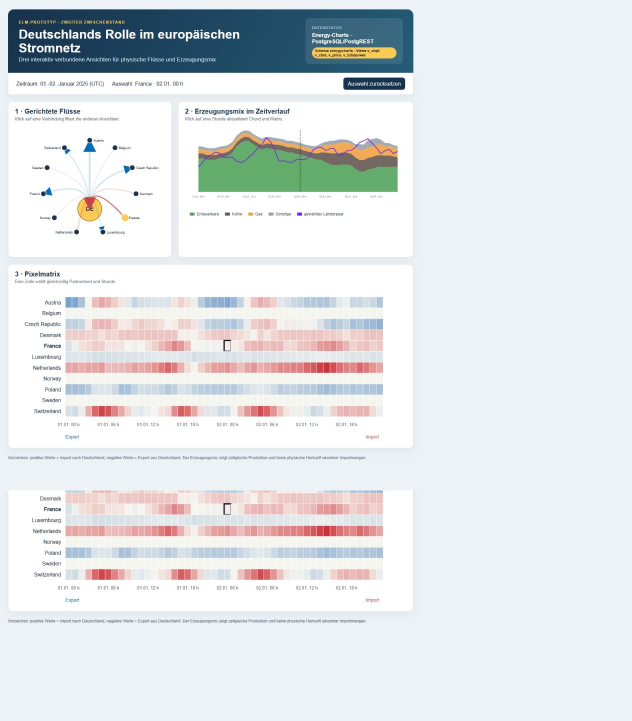
#> input picture experiments/figures/elm_dashboard_full.png, 1264 x 1442 px (shown at 1/2 size)
$ python crop_elm_screenshots.py
#> lines starting #> are read from the running program, lines starting #| are printed output that depends on the picture; pictures that were not available may be replaced by others from this repository, and a replacement may not be noted
from pathlib import Path

from PIL import Image


ROOT = Path(__file__).resolve().parents[1]
FIGURES = ROOT / "experiments" / "figures"
SOURCE = FIGURES / "elm_dashboard_full.png"


def main() -> None:
    Image.open(SOURCE).save(FIGURES / "elm_dashboard.png")
    top = Image.open(FIGURES / "viewport_top.png")
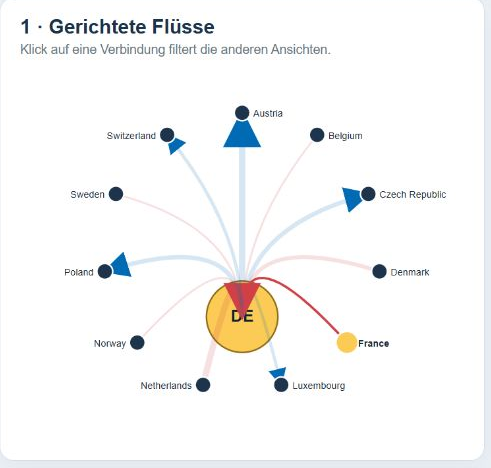
#> input picture report/abbildungen/elm_chord.png, 491 x 468 px, given in place of viewport_top.png, which was not available
#> top is the input picture: PIL image 491x468 RGB; mean R, G, B 246.9, 246.9, 246.1
    matrix = Image.open(FIGURES / "viewport_matrix.png")
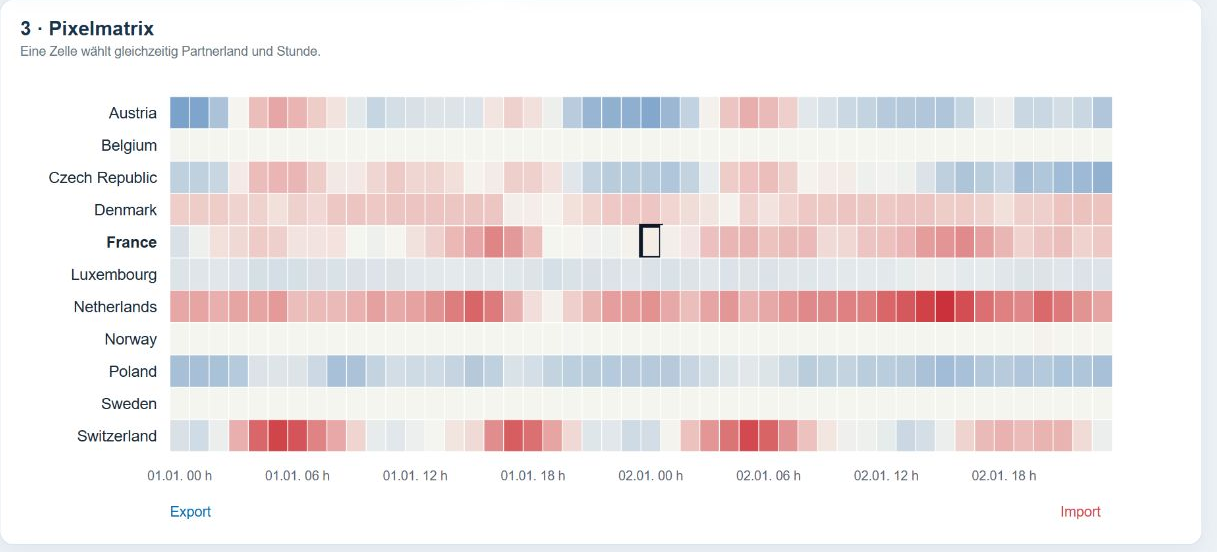
#> input picture report/abbildungen/elm_matrix.png, 1217 x 552 px, given in place of viewport_matrix.png, which was not available
#> matrix is the input picture: PIL image 1217x552 RGB; mean R, G, B 239.2, 233.2, 233.8
    crops = {
        "elm_chord.png": (top, (24, 244, 515, 712)),
        "elm_timeline.png": (top, (535, 244, 1241, 712)),
        "elm_matrix.png": (matrix, (24, 142, 1241, 694)),
    }
    for name, (image, box) in crops.items():
        image.crop(box).save(FIGURES / name)
        print(FIGURES / name)
#> this loop made 3 passes
#> (name, box) on passes 1 to 3: ('elm_chord.png', (24, 244, 515, 712)), ('elm_timeline.png', (535, 244, 1241, 712)), ('elm_matrix.png', (24, 142, 1241, 694))
#| experiments/figures/elm_chord.png
#| experiments/figures/elm_timeline.png
#| experiments/figures/elm_matrix.png
#> pass 1, in main, `image.crop(box).save(FIGURES / name)`:
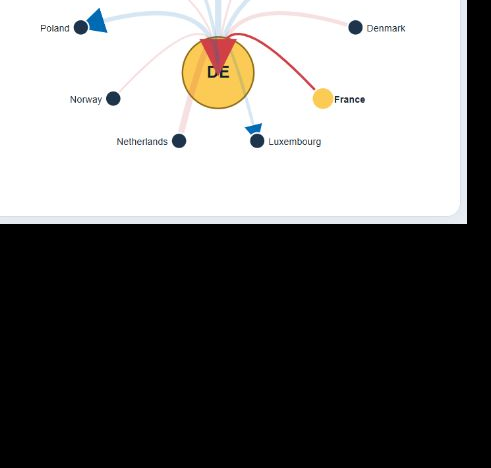
#> saved as elm_chord.png: PIL image 491x468 RGB; mean R, G, B 112.7, 111.9, 110.5


if __name__ == "__main__":
    main()
